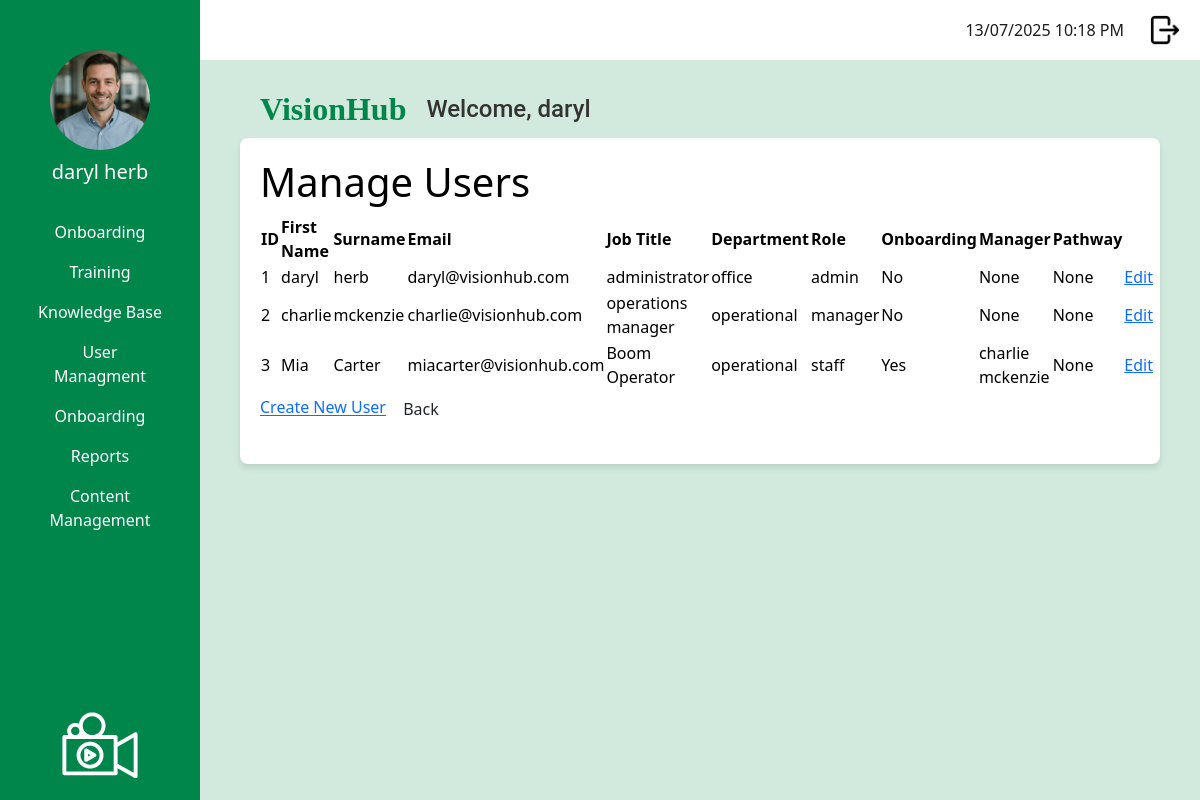
Screenshot of /admin/manage_users (signed in) with the database file from the repository.
### app/models.py (models this page shows, shortened)
class User(UserMixin, db.Model):
    __tablename__ = 'user'
    id: so.Mapped[int] = so.mapped_column(primary_key=True)
    username: so.Mapped[str] = so.mapped_column(sa.String(120), index=True, unique=True)
    first_name: so.Mapped[str] = so.mapped_column(sa.String(50), index=True)
    surname: so.Mapped[str] = so.mapped_column(sa.String(50), index=True)
    job_title: so.Mapped[str] = so.mapped_column(sa.String(50), index=True)
    password_hash: so.Mapped[str] = so.mapped_column(sa.String(256))
    is_onboarding: so.Mapped[bool] = so.mapped_column(default=False) # Default: Not onboarding
    dateStarted: so.Mapped[datetime] = so.mapped_column(index=True, default=lambda: datetime.now(timezone.utc))
    google_email: so.Mapped[Optional[str]] = so.mapped_column(sa.String(120), unique=True, nullable=True)
    profile_photo: so.Mapped[Optional[str]] = so.mapped_column(sa.String(120), nullable=True, default='profileDefault.png')
    manager_id: so.Mapped[Optional[int]] = so.mapped_column(sa.ForeignKey('user.id'), nullable=True)
    manager: so.Mapped[Optional['User']] = so.relationship('User', remote_side=[id], back_populates='manages')
    manages: so.Mapped[List['User']] = so.relationship('User', back_populates='manager')
    role_id: so.Mapped[int] = so.mapped_column(sa.ForeignKey('role.id'))
    role: so.Mapped['Role'] = so.relationship('Role', back_populates='users')
    department_id: so.Mapped[int] = so.mapped_column(sa.ForeignKey('department.id'))
    department: so.Mapped['Department'] = so.relationship('Department', back_populates='users')
    module_progress: so.Mapped[List['UserModuleProgress']] = so.relationship('UserModuleProgress', back_populates='user')
    onboarding_path_id: so.Mapped[int] = so.mapped_column(sa.ForeignKey('onboarding_path.id'), nullable=True)
    onboarding_path: so.Mapped['OnboardingPath'] = so.relationship('OnboardingPath')

class Department(db.Model):
    __tablename__ = 'department'
    id: so.Mapped[int] = so.mapped_column(primary_key=True)
    department_name: so.Mapped[str] = so.mapped_column(sa.String(20), index=True, unique=True)
    users: so.Mapped[List['User']] = so.relationship('User', back_populates='department')

class Role(db.Model):
    __tablename__ = 'role'
    id: so.Mapped[int] = so.mapped_column(primary_key=True)
    role_name: so.Mapped[str] = so.mapped_column(sa.String(20), index=True, unique=True)
    users: so.Mapped[list['User']] = so.relationship('User', back_populates='role')

### app/admin/routes.py (the view)
@app.route('/admin/manage_users', methods=['GET'])
@login_required
def manage_users():
    if current_user.role.role_name != "admin":
        return redirect(url_for('logout'))
    try:
        users = User.query.all()
        return render_template('admin/manageUsers.html', title='Manage Users', users = users)
    except Exception as e:
        error_message = 'Error: ' + str(e)
        return error_message

### app/models.py (called while the page is built)
@login.user_loader
def load_user(id):
    return db.session.get(User, int(id))

### app/templates/admin/manageUsers.html
{% extends "base.html" %}
{% block content %}
<html>
    <body>
        <h1>Manage Users</h1>
        <table class="w3-table w3-bordered w3-striped">
            <thead>
                <tr>
                    <th>ID</th>
                    <th>First Name</th>
                    <th>Surname</th>
                    <th>Email</th>
                    <th>Job Title</th>
                    <th>Department</th>
                    <th>Role</th>
                    <th>Onboarding</th>
                    <th>Manager</th>
                    <th>Pathway</th>
                </tr>
            </thead>
            <tbody>
                {% for user in users %}
                <tr>
                    <td>{{ user.id }}</td>
                    <td>{{ user.first_name }}</td>
                    <td>{{ user.surname }}</td>
                    <td>{{ user.username }}</td>
                    <td>{{ user.job_title }}</td>
                    <td>{{ user.department.department_name }}</td>
                    <td>{{ user.role.role_name }}</td>
                    <td>{{ 'Yes' if user.is_onboarding else 'No' }}</td>
                    <td>
                        {% if user.manager_id %}
                            {{ user.manager.first_name }} {{ user.manager.surname }}
                        {% else %}
                            None
                        {% endif %}
                    </td>
                    <td>
                        {% if user.onboarding_path %}
                            {{ user.onboarding_path.path_name }}
                        {% else %}
                            None
                        {% endif %}
                    </td>
                    <td>
                        <a href="{{ url_for('edit_user', user_id=user.id) }}">Edit</a>
                    </td>
                </tr>
                {% endfor %}
            </tbody>
        </table>
        <p>
            <a href="{{ url_for('register_user') }}">Create New User</a>
            <a href="{{ url_for('admin_dashboard') }}" class="btn">Back</a>
        </p>
    </body>
</html>
{% endblock %}

### app/templates/base.html (shortened to what this page needs)
<!doctype html>
<html>
    <head>
            <link
            href="{{ url_for('static', filename='css/bootstrap.min.css') }}"
            rel="stylesheet"/>
            <link href="{{ url_for('static', filename='css/stylesheet.css') }}" rel="stylesheet"/>
        </head>
    <body>
         <div class="sidebar">
            <div class="profile-container">
                <form id="photoForm"
                    action="{{ url_for('update_profile_photo') }}"
                    method="POST"
                    enctype="multipart/form-data"
                    style="display:inline;">
                <img src="{{ url_for('static',
                                    filename='images/profilePhoto/'
                                        ~ (current_user.profile_photo or 'profileDefault.png')) }}"
                    id="profilePicture"
                    class="profilePicture"
                    alt="Click to change photo"
                    style="cursor:pointer; width:100px; height:100px;
                            object-fit:cover; border-radius:50%;">
                </form>
                <h5>{{ current_user.first_name }} {{ current_user.surname }}</h5>
            </div>
            <nav class="nav flex-column sideNavLink-container">
                {% if current_user.role.role_name == 'admin' %}
                    <a class="nav-link text-white" href="#">Onboarding</a>
                    <a class="nav-link text-white" href="{{ url_for('manage_training_modules') }}">Training</a>
                    <a class="nav-link text-white" href="#">Knowledge Base</a>
                    <a class="nav-link text-white" href="{{ url_for('manage_users') }}">User Managment</a>
                    <a class="nav-link text-white" href="#">Onboarding</a>
                    <a class="nav-link text-white" href="#">Reports</a>
                    <a class="nav-link text-white" href="#">Content Management</a>
                    {% elif current_user.role.role_name == 'manager' %}
                    <a class="nav-link text-white" href="#">Onboarding</a>
                    <a class="nav-link text-white" href="#">Training</a>
                    <a class="nav-link text-white" href="#">Reports</a>
                    {% elif current_user.role.role_name == 'staff' %}
                    <a class="nav-link text-white" href="#">Onboarding</a>
                    <a class="nav-link text-white" href="{{ url_for('training_dashboard') }}">Training</a>
                {% endif %}
            </nav>
            <img src="{{ url_for('static', filename='images/logoImageWhite.svg') }}" class="sidebarLogo">
        </div>
         <div class="top-bar">
            <div class="d-flex align-items-center">
                <span class="me-3" id="clock"></span>
                <a href="{{ url_for('logout') }}" class="logout-link">
                    <img src="{{ url_for('static', filename='images/logout.png') }}" class="logout-image">
                </a>
            </div>
        </div>
        <div class="logo-name-container">
            <h2 class="visionhub-font">VisionHub</h2>
            <h3 class="welcome-text">Welcome, {{ current_user.first_name }}</h3>
        </div>
        <div class="content">
            {% block content %}
            {% endblock %}
        </div>
    </body>
</html>

### app/static/css/stylesheet.css (style rules this page uses)
body { color: #000000; background-color: #d1eadd ; }
.sidebar { background-color: #00854a; color: white; height: 100vh; position: fixed; width: 200px; padding: 20px; display: flex; flex-direction: column; justify-content: space-between; text-align: center; }
.top-bar { background-color: white; height: 60px; padding: 10px 20px; margin-left: 200px; display: flex; justify-content: flex-end; align-items: center; }
.content { background-color: white; border-radius: 8px; margin-left: 240px; padding: 20px; box-shadow: 0 4px 6px rgba(0, 0, 0, 0.1); max-width: calc(100% - 240px - 40px); }
.sidebarLogo { max-width: 100%; width: 120px; height: auto; display: block; margin: 0 auto; margin-top: auto; }
.profilePicture { display: block; margin: 30px auto 10px auto; border-radius: 50%; width: 80px; height: 80px; object-fit: cover; }
.logout-image { width: 30px; height: 30px; object-fit: cover; margin-left: 10px; }
#clock { color: #1a1d1c; margin-right: 20px; }
.sideNavLink-container { margin-top: 20px; }
.logo-name-container { display: flex; align-items: center; justify-content: flex-start; margin-left: 240px; margin-top: 20px; padding: 10px 20px; }
.visionhub-font { font-family: 'Playfair Display', serif; font-size: 2rem; font-weight: bold; color: #00854a; margin: 0; margin-right: 20px; }
.welcome-text { font-family: 'Roboto', sans-serif; font-size: 1.5rem; color: #333; margin: 0; }

### rows the page displays
User: profile_photo (picture), first_name "daryl", surname "herb", id "1", username "daryl@visionhub.com", job_title "administrator", department.department_name "office", role.role_name "admin", is_onboarding "No", shows "None"
User: id "2", first_name "charlie", surname "mckenzie", username "charlie@visionhub.com", job_title "operations manager", department.department_name "operational", role.role_name "manager", is_onboarding "No", shows "None"
User: id "3", first_name "Mia", surname "Carter", username "miacarter@visionhub.com", job_title "Boom Operator", department.department_name "operational", role.role_name "staff", is_onboarding "Yes", manager.first_name "charlie", manager.surname "mckenzie"
